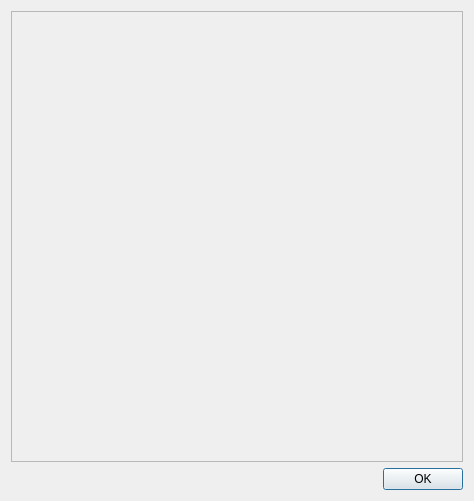
<?xml version="1.0" encoding="UTF-8"?>
<ui version="4.0">
 <class>PlotEditor</class>
 <widget class="QDialog" name="PlotEditor">
  <property name="geometry">
   <rect>
    <x>0</x>
    <y>0</y>
    <width>474</width>
    <height>501</height>
   </rect>
  </property>
  <property name="windowTitle">
   <string>Dialog</string>
  </property>
  <property name="modal">
   <bool>true</bool>
  </property>
  <layout class="QGridLayout" name="gridLayout" rowstretch="1,0">
   <item row="0" column="0">
    <widget class="QFrame" name="contentFrame">
     <property name="frameShape">
      <enum>QFrame::StyledPanel</enum>
     </property>
     <property name="frameShadow">
      <enum>QFrame::Plain</enum>
     </property>
     <property name="lineWidth">
      <number>2</number>
     </property>
     <property name="midLineWidth">
      <number>2</number>
     </property>
    </widget>
   </item>
   <item row="1" column="0">
    <layout class="QHBoxLayout" name="horizontalLayout">
     <item>
      <spacer name="horizontalSpacer">
       <property name="orientation">
        <enum>Qt::Horizontal</enum>
       </property>
       <property name="sizeHint" stdset="0">
        <size>
         <width>40</width>
         <height>20</height>
        </size>
       </property>
      </spacer>
     </item>
     <item>
      <widget class="QPushButton" name="pushButton">
       <property name="text">
        <string>OK</string>
       </property>
      </widget>
     </item>
    </layout>
   </item>
  </layout>
 </widget>
 <resources/>
 <connections/>
</ui>
